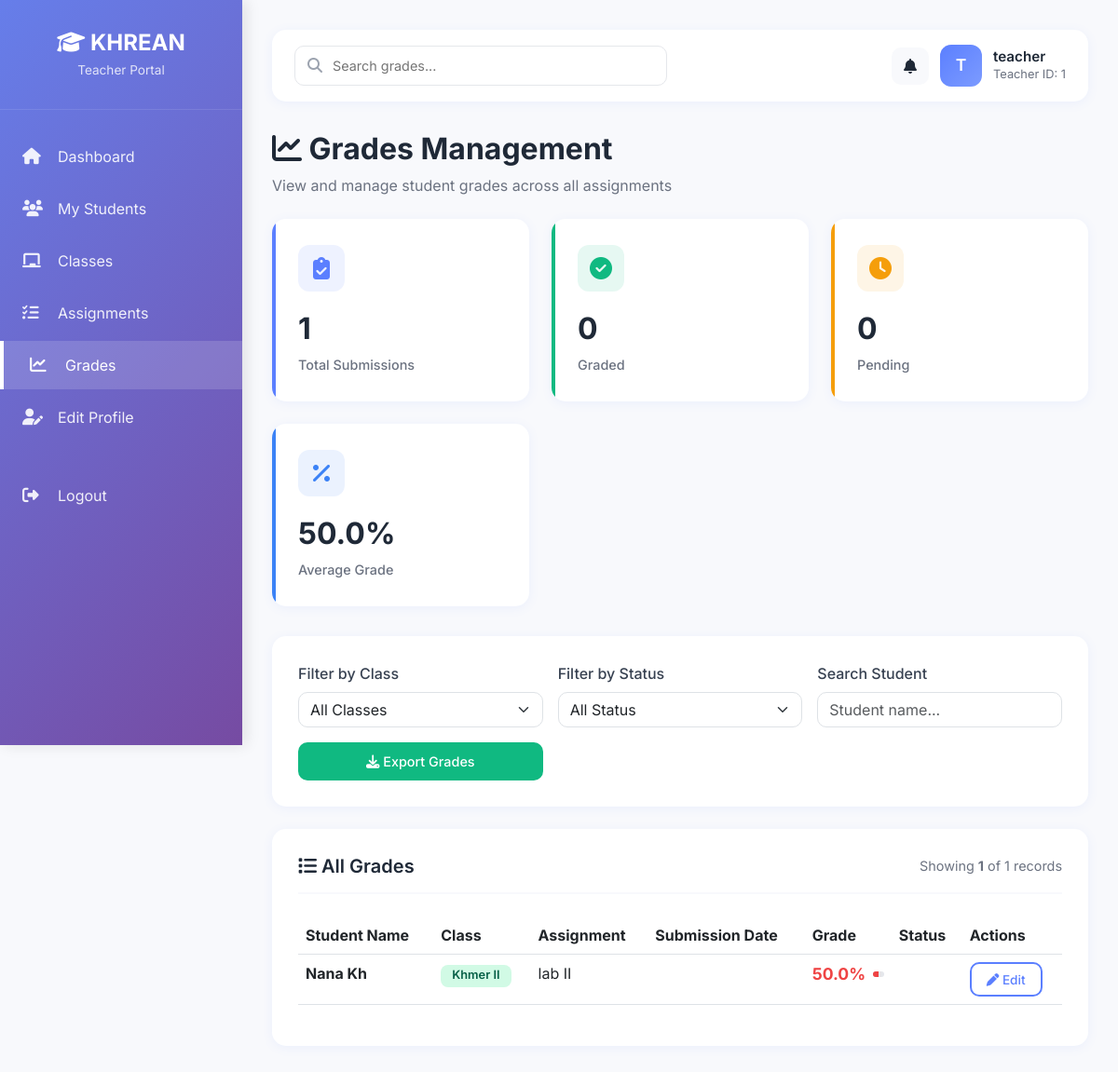
/teacher/grades (signed in), run on the app's committed database.
### models/user.py (models this page shows, shortened)
class User(UserMixin, db.Model):
    __tablename__ = 'users'
    id = db.Column(db.Integer, primary_key=True)
    username = db.Column(db.String(50), unique=True, nullable=False, index=True)
    email = db.Column(db.String(120), unique=True, nullable=False, index=True)
    password = db.Column(db.String(200), nullable=False)
    role = db.Column(db.String(20), nullable=False,
                     default='student', index=True)  # admin | teacher | student
    status = db.Column(db.String(20), nullable=False, default='active', index=True)
    created_at = db.Column(db.DateTime, nullable=False, default=db.func.current_timestamp())
    last_login = db.Column(db.DateTime, nullable=True)
    student_profile = db.relationship('Student', backref='user', uselist=False, cascade='all, delete-orphan')
    teacher_profile = db.relationship('Teacher', backref='user', uselist=False, cascade='all, delete-orphan')

### models/teacher.py (models this page shows, shortened)
class Teacher(db.Model):
    __tablename__ = 'teachers'
    id = db.Column(db.Integer, primary_key=True)
    user_id = db.Column(db.Integer, db.ForeignKey(
        'users.id', ondelete='CASCADE'), nullable=False, unique=True, index=True)
    first_name = db.Column(db.String(50))
    last_name = db.Column(db.String(50))
    department = db.Column(db.String(100))
    subject = db.Column(db.String(100))
    phone = db.Column(db.String(20))
    bio = db.Column(db.Text)
    avatar_path = db.Column(db.String(255))
    created_at = db.Column(db.DateTime, nullable=False,
                           default=datetime.utcnow)

### models/submission.py (models this page shows, shortened)
class Submission(db.Model):
    __tablename__ = 'submissions'
    id = db.Column(db.Integer, primary_key=True)
    assignment_id = db.Column(db.Integer, db.ForeignKey('assignments.id', ondelete='CASCADE'), nullable=False, index=True)
    student_id = db.Column(db.Integer, db.ForeignKey('students.id', ondelete='CASCADE'), nullable=False, index=True)
    file_path = db.Column(db.String(200))  # path to submitted file
    comments = db.Column(db.Text)
    grade = db.Column(db.Float)  # Grade out of 100
    feedback = db.Column(db.Text)  # Teacher feedback
    submitted_at = db.Column(db.DateTime, nullable=False, default=datetime.utcnow)
    graded_at = db.Column(db.DateTime)
    student = db.relationship('Student', backref='submissions')

### models/class_model.py (models this page shows, shortened)
class Class(db.Model):
    __tablename__ = 'classes'
    id = db.Column(db.Integer, primary_key=True)
    name = db.Column(db.String(100), nullable=False)
    description = db.Column(db.Text)
    class_code = db.Column(db.String(6), unique=True, nullable=False, index=True)
    teacher_id = db.Column(db.Integer, db.ForeignKey('teachers.id', ondelete='SET NULL'), index=True)
    created_at = db.Column(db.DateTime, nullable=False, default=datetime.utcnow)
    teacher = db.relationship('Teacher', backref='classes')
    students = db.relationship('Student', secondary=class_student, backref='classes', lazy='dynamic')
    assignments = db.relationship('Assignment', backref='class_obj', lazy='dynamic', cascade='all, delete-orphan')

### models/assignment.py (models this page shows, shortened)
class Assignment(db.Model):
    __tablename__ = 'assignments'
    id = db.Column(db.Integer, primary_key=True)
    title = db.Column(db.String(100), nullable=False)
    description = db.Column(db.Text, nullable=False)
    due_date = db.Column(db.DateTime, nullable=False, default=datetime.utcnow, index=True)
    status = db.Column(db.String(20), default='pending', index=True)
    file_path = db.Column(db.String(200))  # path to uploaded assignment file
    created_at = db.Column(db.DateTime, nullable=False, default=datetime.utcnow)
    class_id = db.Column(db.Integer, db.ForeignKey('classes.id', ondelete='CASCADE'), nullable=False, index=True)
    teacher_id = db.Column(db.Integer, db.ForeignKey('teachers.id', ondelete='SET NULL'), index=True)
    teacher = db.relationship('Teacher', backref='assignments')
    submissions = db.relationship('Submission', backref='assignment', lazy='dynamic', cascade='all, delete-orphan')

### routes/teacher.py (the view)
@teacher_bp.route("/grades")
@login_required
@teacher_required
def grades():
    teacher = Teacher.query.filter_by(user_id=current_user.id).first()
    grades = (
        db.session.query(Submission, Student, Assignment, Class)
        .join(Student, Submission.student_id == Student.id)
        .join(Assignment, Submission.assignment_id == Assignment.id)
        .join(Class, Assignment.class_id == Class.id)
        .filter(Class.teacher_id == teacher.id)
        .all()
    )
    formatted = []
    for submission, student, assignment, cls in grades:
        formatted.append({
            "submission_id": submission.id,
            "student_name": f"{student.first_name or ''} {student.last_name or ''}".strip(),
            "class_name": cls.name,
            "assignment_title": assignment.title,
            "grade": submission.grade if submission.grade else "Not graded",
        })
    return render_template("teacher/grades.html", teacher=teacher, grades=formatted)

### routes/teacher.py (called while the page is built)
def teacher_required(f):
    from functools import wraps
    @wraps(f)
    def wrapper(*args, **kwargs):
        if not current_user.is_authenticated or current_user.role != "teacher":
            flash("Access denied.", "danger")
            return redirect(url_for("auth_bp.login"))
        return f(*args, **kwargs)
    return wrapper

### templates/teacher/grades.html (shortened to what this page needs)
{% extends "base.html" %}
{% block sidebar_subtitle %}Teacher Portal{% endblock %}
{% block sidebar_menu %}
<li>
    <a href="{{ url_for('teacher_bp.dashboard') }}">
        <i class="fas fa-home"></i>
        Dashboard
    </a>
</li>
<li>
    <a href="{{ url_for('teacher_bp.students') }}">
        <i class="fas fa-users"></i>
        My Students
    </a>
</li>
<li>
    <a href="{{ url_for('teacher_bp.classes') }}">
        <i class="fas fa-chalkboard"></i>
        Classes
    </a>
</li>
<li>
    <a href="{{ url_for('teacher_bp.assignments') }}">
        <i class="fas fa-tasks"></i>
        Assignments
    </a>
</li>
<li>
    <a href="{{ url_for('teacher_bp.grades') }}" class="active">
        <i class="fas fa-chart-line"></i>
        Grades
    </a>
</li>
<li>
    <a href="{{ url_for('teacher_bp.profile') }}">
        <i class="fas fa-user-edit"></i>
        Edit Profile
    </a>
</li>
<li style="margin-top: 2rem;">
    <a href="{{ url_for('auth_bp.logout') }}">
        <i class="fas fa-sign-out-alt"></i>
        Logout
    </a>
</li>
{% endblock %}
{% block search_placeholder %}Search grades...{% endblock %}
{% block user_avatar %}{{ teacher.user.username[0]|upper }}{% endblock %}
{% block user_name %}{{ teacher.user.username }}{% endblock %}
{% block user_id %}Teacher ID: {{ teacher.id }}{% endblock %}
{% block content %}
<div style="margin-bottom: 1.5rem;">
    <h2 style="font-weight: 700; color: #1f2937; margin-bottom: 0.5rem;">
        <i class="fas fa-chart-line"></i> Grades Management
    </h2>
    <p style="color: #6b7280; margin: 0;">View and manage student grades across all assignments</p>
</div>
<div class="stats-grid">
    <div class="stat-card primary">
        <div class="stat-icon"><i class="fas fa-clipboard-check"></i></div>
        <div class="stat-value">{{ grades|length }}</div>
        <div class="stat-label">Total Submissions</div>
    </div>
    <div class="stat-card success">
        <div class="stat-icon"><i class="fas fa-check-circle"></i></div>
        <div class="stat-value">{{ grades|selectattr('status', 'equalto', 'Graded')|list|length }}</div>
        <div class="stat-label">Graded</div>
    </div>
    <div class="stat-card warning">
        <div class="stat-icon"><i class="fas fa-clock"></i></div>
        <div class="stat-value">{{ grades|selectattr('status', 'equalto', 'Pending')|list|length }}</div>
        <div class="stat-label">Pending</div>
    </div>
    <div class="stat-card info">
        <div class="stat-icon"><i class="fas fa-percentage"></i></div>
        <div class="stat-value">
            {% set graded_grades = grades|selectattr('grade', 'ne', 'Not graded')|map(attribute='grade')|list %}
            {% if graded_grades|length > 0 %}
            {{ (graded_grades|sum / graded_grades|length)|round(1) }}%
            {% else %}
            0%
            {% endif %}
        </div>
        <div class="stat-label">Average Grade</div>
    </div>
</div>
<div class="content-card" style="margin-bottom: 1.5rem;">
    <div style="display: grid; grid-template-columns: repeat(auto-fit, minmax(200px, 1fr)); gap: 1rem;">
        <div>
            <label style="display: block; margin-bottom: 0.5rem; font-weight: 500; color: #374151;">Filter by
                Class</label>
            <select id="classFilter" class="form-select" style="border-radius: 10px;" onchange="filterGrades()">
                <option value="all">All Classes</option>
            </select>
        </div>
        <div>
            <label style="display: block; margin-bottom: 0.5rem; font-weight: 500; color: #374151;">Filter by
                Status</label>
            <select id="statusFilter" class="form-select" style="border-radius: 10px;" onchange="filterGrades()">
                <option value="all">All Status</option>
            </select>
        </div>
        <div>
            <label style="display: block; margin-bottom: 0.5rem; font-weight: 500; color: #374151;">Search
                Student</label>
            <input type="text" id="searchInput" placeholder="Student name..." class="form-control"
                style="border-radius: 10px;" onkeyup="filterGrades()">
        </div>
        <div style="display: flex; align-items: flex-end;">
            <button class="btn-custom btn-success-custom" style="width: 100%;" onclick="exportGrades()">
                <i class="fas fa-download"></i> Export Grades
            </button>
        </div>
    </div>
</div>
<div class="content-card">
    <div class="card-header">
        <h4><i class="fas fa-list"></i> All Grades</h4>
        <div style="font-size: 0.9rem; color: #6b7280;">
            Showing <strong id="displayCount">{{ grades|length }}</strong> of {{ grades|length }} records
        </div>
    </div>
    <div class="table-responsive">
        <table class="table table-hover" id="gradesTable">
            <thead>
                <tr>
                    <th>Student Name</th>
                    <th>Class</th>
                    <th>Assignment</th>
                    <th>Submission Date</th>
                    <th>Grade</th>
                    <th>Status</th>
                    <th>Actions</th>
                </tr>
            </thead>
            <tbody>
                {% for grade in grades %}
                <tr data-class="{{ grade.class_name }}" data-status="{{ grade.status|lower }}"
                    data-student="{{ grade.student_name|lower }}">
                    <td>
                        <strong>{{ grade.student_name }}</strong>
                    </td>
                    <td>
                        <span class="badge badge-submitted">{{ grade.class_name }}</span>
                    </td>
                    <td>{{ grade.assignment_title }}</td>
                    <td>{{ grade.submission_date }}</td>
                    <td>
                        {% if grade.grade != 'Not graded' %}
                        <div style="display: flex; align-items: center; gap: 0.5rem;">
                            <strong style="font-size: 1.1rem;
                                {% if grade.grade >= 90 %}color: var(--success-color);
                                {% elif grade.grade >= 80 %}color: var(--info-color);
                                {% elif grade.grade >= 70 %}color: var(--warning-color);
                                {% else %}color: var(--danger-color);
                                {% endif %}">
                                {{ grade.grade }}%
                            </strong>
                            <div
                                style="flex: 1; height: 6px; background: #e5e7eb; border-radius: 3px; overflow: hidden;">
                                <div style="height: 100%; width: {{ grade.grade }}%;
                                    {% if grade.grade >= 90 %}background: var(--success-color);
                                    {% elif grade.grade >= 80 %}background: var(--info-color);
                                    {% elif grade.grade >= 70 %}background: var(--warning-color);
                                    {% else %}background: var(--danger-color);
                                    {% endif %}"></div>
                            </div>
                        </div>
                        {% else %}
                        <span style="color: #9ca3af;">Not graded</span>
                        {% endif %}
                    </td>
                    <td>
                    </td>
                    <td>
                        {% if grade.status == 'Pending' %}
                        <button class="btn-custom btn-primary-custom" style="padding: 0.4rem 1rem; font-size: 0.85rem;"
                            onclick="gradeModal({{ grade.submission_id }}, '{{ grade.student_name }}', '{{ grade.assignment_title }}', null)">
                            <i class="fas fa-edit"></i> Grade
                        </button>
                        {% else %}
                        <button class="btn-custom btn-outline-custom" style="padding: 0.4rem 1rem; font-size: 0.85rem;"
                            onclick="gradeModal({{ grade.submission_id }}, '{{ grade.student_name }}', '{{ grade.assignment_title }}', {{ grade.grade }})">
                            <i class="fas fa-pen"></i> Edit
                        </button>
                        {% endif %}
                    </td>
                </tr>
                {% endfor %}
            </tbody>
        </table>
    </div>
</div>
{% endblock %}

### data on the page
User: user "T", user.username "teacher"
Teacher: id "1"
Submission: student_name "Nana Kh", class_name "Khmer II", assignment_title "lab II", grade "50.0"

### other printed values
{{ grades|length }} "1"
{{ grades|selectattr('status', 'equalto', 'Graded')|list|length }} "0"
{{ grades|selectattr('status', 'equalto', 'Pending')|list|length }} "0"
{{ (graded_grades|sum / graded_grades|length)|round(1) }} "50.0"
